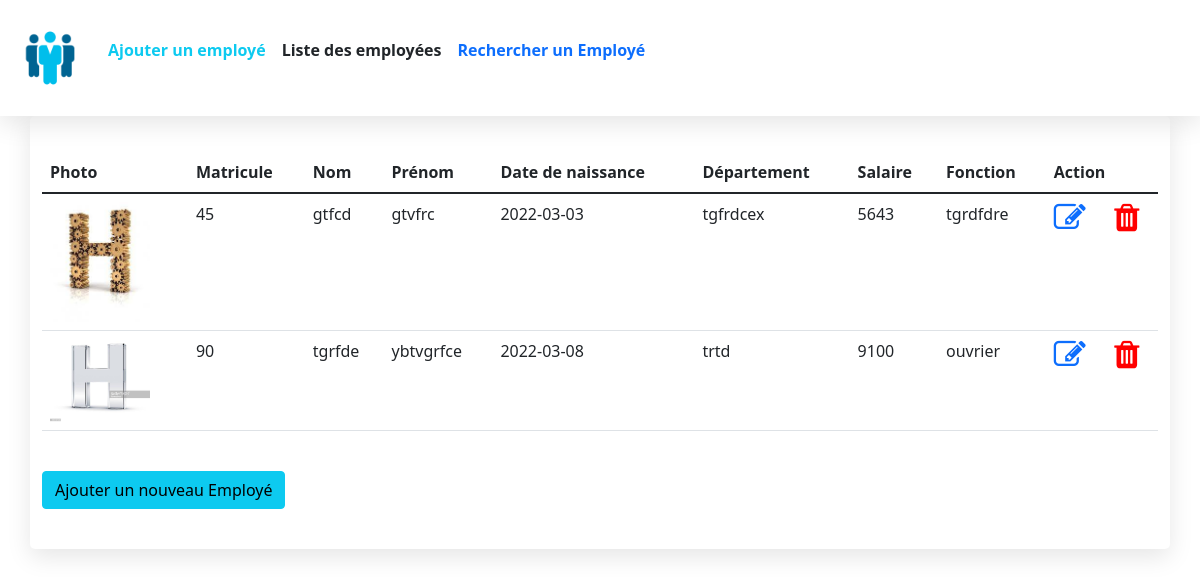
Page /view.php on the earlier database version.
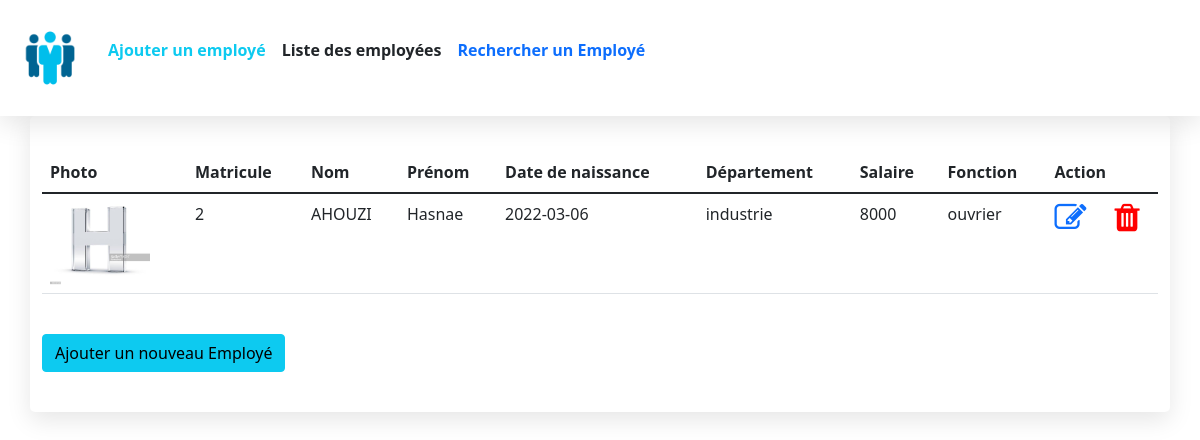
Same page on the later database version.
### tables this page shows
CREATE TABLE `employes` (
  `id` int(11) NOT NULL,
  `matricule` int(11) NOT NULL,
  `nom` varchar(255) NOT NULL,
  `prenom` varchar(255) NOT NULL,
  `date_naissance` date NOT NULL,
  `departement` varchar(255) NOT NULL,
  `salaire` decimal(10,0) NOT NULL,
  `fonction` varchar(255) NOT NULL,
  `photo` varchar(255) NOT NULL
);

### view.php (the view, shortened to what this page needs)
<?php
if (isset($_POST['Search'])) {
    $valueToSearch = $_POST['valueToSearch'];
    $getcolomn = $_POST['filrerColome'];
    $query = "SELECT * FROM `employes` WHERE  $getcolomn  LIKE '%" . $valueToSearch . "%' ";
    $search_result = filterTable($query);
} else {
    $query = "SELECT * FROM `employes`";
    $search_result = filterTable($query);
}
function filterTable($query)
{
    $connect = mysqli_connect("localhost", "root", "", "employes");
    $filter_Result = mysqli_query($connect, $query);
    return $filter_Result;
}
?>
<!DOCTYPE html>
<html>
<head>
    <link href="https://cdn.jsdelivr.net/npm/bootstrap@5.1.3/dist/css/bootstrap.min.css" rel="stylesheet">
    <link rel="stylesheet" href="https://stackpath.bootstrapcdn.com/font-awesome/4.7.0/css/font-awesome.min.css">
    <link rel="stylesheet" href="./css/style1.css">
</head>
<body>
    <?php include './php/navbar.php'; ?>
    <div class="container">
        <table class="table  mt-3">
            <thead>
                <tr>
                    <th>Photo</th>
                    <th>Matricule</th>
                    <th>Nom</th>
                    <th>Prénom</th>
                    <th>Date de naissance</th>
                    <th>Département</th>
                    <th>Salaire</th>
                    <th>Fonction</th>
                    <th colspan="2">Action</th>
                </tr>
            </thead>
            <tbody>
                <?php while ($row = mysqli_fetch_array($search_result)) : ?>
                        <tr>
                            <td><img src="./images/<?php echo $row['photo']; ?>" alt="img" width="100px"> </td>
                            <td><?php echo $row['matricule']; ?></td>
                            <td><?php echo $row['nom']; ?></td>
                            <td><?php echo $row['prenom']; ?></td>
                            <td><?php echo $row['date_naissance']; ?></td>
                            <td><?php echo $row['departement']; ?></td>
                            <td><?php echo $row['salaire']; ?></td>
                            <td><?php echo $row['fonction']; ?></td>
                            <td>
                                <a href="php/update.php?id=<?php echo $row["id"];?>"><i class="fa fa-edit fa-2x"></i></a>
                            </td>
                            <td>
                                <a href="php/delete.php?matricule=<?php echo $row["matricule"];?>"><i class="fa fa-trash fa-2x red-icon"></i></a>
                            </td>
                        </tr>
                <?php endwhile;?>
            </tbody>
        </table>
        <div class="d-grid gap-1 pt-4">
            <a href="/App_Gestion_Employees-/index.php">
                <button type="button" class="btn btn-info">
                    Ajouter un nouveau Employé</button>
            </a>
        </div>
    </div>
</body>
</html>

### php/navbar.php
<nav class="navbar navbar-expand-lg navbar-light bg-nav">
  <img src="/App_Gestion_Employees-/images/logo.png" alt="logo" width="100px">
  <div class="collapse navbar-collapse" id="navbarSupportedContent">
    <ul class="navbar-nav me-auto mb-2 mb-lg-0">
      <li class="nav-item">
      <a class="nav-link" href="/App_Gestion_Employees-/index.php">
              <p class="text-info">Ajouter un employé</p>
            </a>
      </li>
      <li class="nav-item">
      <a class="nav-link active" aria-current="page" href="/App_Gestion_Employees-/view.php">
              <p class="text-dark">Liste des employées</p>
            </a>
      </li>
      <li class="nav-item">
      <a class="nav-link" href="/App_Gestion_Employees-/recherche.php">
              <p class="text-primary">Rechercher un Employé</p>
            </a>
      </li>
    </ul>
  </div>
</nav>

### css/style1.css (style rules this page uses)
.bg-nav { box-shadow:0 .5rem 1.5rem rgba(0,0,0,.1); background: #fff; z-index: 1000; }
.navbar-light .navbar-nav .nav-link { color: #666; font-weight: bold; }
.container { background-color: #fff; border-radius: 5px; box-shadow: 0 .5rem 1.5rem rgba(0, 0, 0, .1); padding-bottom: 40px; padding-top: 20px; }
.red-icon { color: red; cursor: pointer; }

Differences in the rows shown:
removed employes: photo (picture), matricule "45", nom "gtfcd", prenom "gtvfrc", date_naissance "2022-03-03", departement "tgfrdcex", salaire "5643", fonction "tgrdfdre"
removed employes: photo (picture), matricule "90", nom "tgrfde", prenom "ybtvgrfce", date_naissance "2022-03-08", departement "trtd", salaire "9100", fonction "ouvrier"
added employes: photo (picture), matricule "2", nom "AHOUZI", prenom "Hasnae", date_naissance "2022-03-06", departement "industrie", salaire "8000", fonction "ouvrier"
